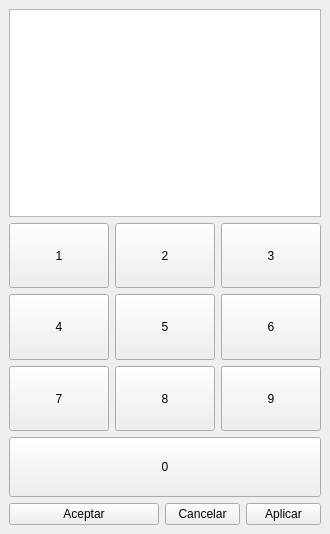
<?xml version="1.0" encoding="UTF-8"?>
<ui version="4.0">
 <class>MainWindow</class>
 <widget class="QMainWindow" name="MainWindow">
  <property name="geometry">
   <rect>
    <x>0</x>
    <y>0</y>
    <width>328</width>
    <height>534</height>
   </rect>
  </property>
  <property name="sizePolicy">
   <sizepolicy hsizetype="Preferred" vsizetype="Preferred">
    <horstretch>0</horstretch>
    <verstretch>0</verstretch>
   </sizepolicy>
  </property>
  <property name="windowTitle">
   <string>Ejemplo de formulario</string>
  </property>
  <widget class="QWidget" name="centralwidget">
   <layout class="QVBoxLayout" name="verticalLayout_2">
    <item>
     <widget class="QTextEdit" name="textEdit">
      <property name="minimumSize">
       <size>
        <width>0</width>
        <height>200</height>
       </size>
      </property>
     </widget>
    </item>
    <item>
     <layout class="QHBoxLayout" name="horizontalLayout">
      <item>
       <layout class="QVBoxLayout" name="verticalLayout_5">
        <item>
         <widget class="QPushButton" name="pushButton_13">
          <property name="sizePolicy">
           <sizepolicy hsizetype="Expanding" vsizetype="Expanding">
            <horstretch>0</horstretch>
            <verstretch>0</verstretch>
           </sizepolicy>
          </property>
          <property name="minimumSize">
           <size>
            <width>0</width>
            <height>60</height>
           </size>
          </property>
          <property name="text">
           <string>1</string>
          </property>
         </widget>
        </item>
        <item>
         <widget class="QPushButton" name="pushButton_11">
          <property name="sizePolicy">
           <sizepolicy hsizetype="Expanding" vsizetype="Expanding">
            <horstretch>0</horstretch>
            <verstretch>0</verstretch>
           </sizepolicy>
          </property>
          <property name="minimumSize">
           <size>
            <width>0</width>
            <height>60</height>
           </size>
          </property>
          <property name="text">
           <string>4</string>
          </property>
         </widget>
        </item>
        <item>
         <widget class="QPushButton" name="pushButton_12">
          <property name="sizePolicy">
           <sizepolicy hsizetype="Expanding" vsizetype="Expanding">
            <horstretch>0</horstretch>
            <verstretch>0</verstretch>
           </sizepolicy>
          </property>
          <property name="minimumSize">
           <size>
            <width>0</width>
            <height>60</height>
           </size>
          </property>
          <property name="text">
           <string>7</string>
          </property>
         </widget>
        </item>
       </layout>
      </item>
      <item>
       <layout class="QVBoxLayout" name="verticalLayout_4">
        <item>
         <widget class="QPushButton" name="pushButton_10">
          <property name="sizePolicy">
           <sizepolicy hsizetype="Expanding" vsizetype="Expanding">
            <horstretch>0</horstretch>
            <verstretch>0</verstretch>
           </sizepolicy>
          </property>
          <property name="minimumSize">
           <size>
            <width>0</width>
            <height>60</height>
           </size>
          </property>
          <property name="text">
           <string>2</string>
          </property>
         </widget>
        </item>
        <item>
         <widget class="QPushButton" name="pushButton_6">
          <property name="sizePolicy">
           <sizepolicy hsizetype="Expanding" vsizetype="Expanding">
            <horstretch>0</horstretch>
            <verstretch>0</verstretch>
           </sizepolicy>
          </property>
          <property name="minimumSize">
           <size>
            <width>0</width>
            <height>60</height>
           </size>
          </property>
          <property name="text">
           <string>5</string>
          </property>
         </widget>
        </item>
        <item>
         <widget class="QPushButton" name="pushButton_4">
          <property name="sizePolicy">
           <sizepolicy hsizetype="Expanding" vsizetype="Expanding">
            <horstretch>0</horstretch>
            <verstretch>0</verstretch>
           </sizepolicy>
          </property>
          <property name="minimumSize">
           <size>
            <width>0</width>
            <height>60</height>
           </size>
          </property>
          <property name="text">
           <string>8</string>
          </property>
         </widget>
        </item>
       </layout>
      </item>
      <item>
       <layout class="QVBoxLayout" name="verticalLayout_3">
        <item>
         <widget class="QPushButton" name="pushButton_3">
          <property name="sizePolicy">
           <sizepolicy hsizetype="Expanding" vsizetype="Expanding">
            <horstretch>0</horstretch>
            <verstretch>0</verstretch>
           </sizepolicy>
          </property>
          <property name="text">
           <string>3</string>
          </property>
         </widget>
        </item>
        <item>
         <widget class="QPushButton" name="pushButton">
          <property name="sizePolicy">
           <sizepolicy hsizetype="Expanding" vsizetype="Expanding">
            <horstretch>0</horstretch>
            <verstretch>0</verstretch>
           </sizepolicy>
          </property>
          <property name="text">
           <string>6</string>
          </property>
         </widget>
        </item>
        <item>
         <widget class="QPushButton" name="pushButton_2">
          <property name="sizePolicy">
           <sizepolicy hsizetype="Expanding" vsizetype="Expanding">
            <horstretch>0</horstretch>
            <verstretch>0</verstretch>
           </sizepolicy>
          </property>
          <property name="text">
           <string>9</string>
          </property>
         </widget>
        </item>
       </layout>
      </item>
     </layout>
    </item>
    <item>
     <layout class="QHBoxLayout" name="horizontalLayout_2">
      <item>
       <layout class="QVBoxLayout" name="verticalLayout_8"/>
      </item>
      <item>
       <layout class="QVBoxLayout" name="verticalLayout_7">
        <item>
         <widget class="QPushButton" name="pushButton_5">
          <property name="minimumSize">
           <size>
            <width>0</width>
            <height>60</height>
           </size>
          </property>
          <property name="text">
           <string>0</string>
          </property>
         </widget>
        </item>
       </layout>
      </item>
      <item>
       <layout class="QVBoxLayout" name="verticalLayout_6"/>
      </item>
     </layout>
    </item>
    <item>
     <layout class="QHBoxLayout" name="horizontalLayout_3">
      <item>
       <widget class="QPushButton" name="pushButton_8">
        <property name="sizePolicy">
         <sizepolicy hsizetype="Minimum" vsizetype="Minimum">
          <horstretch>0</horstretch>
          <verstretch>0</verstretch>
         </sizepolicy>
        </property>
        <property name="minimumSize">
         <size>
          <width>150</width>
          <height>0</height>
         </size>
        </property>
        <property name="maximumSize">
         <size>
          <width>16777215</width>
          <height>16777215</height>
         </size>
        </property>
        <property name="text">
         <string>Aceptar</string>
        </property>
       </widget>
      </item>
      <item>
       <widget class="QPushButton" name="pushButton_9">
        <property name="sizePolicy">
         <sizepolicy hsizetype="Minimum" vsizetype="Minimum">
          <horstretch>0</horstretch>
          <verstretch>0</verstretch>
         </sizepolicy>
        </property>
        <property name="minimumSize">
         <size>
          <width>75</width>
          <height>0</height>
         </size>
        </property>
        <property name="maximumSize">
         <size>
          <width>16777215</width>
          <height>16777215</height>
         </size>
        </property>
        <property name="text">
         <string>Cancelar</string>
        </property>
       </widget>
      </item>
      <item>
       <widget class="QPushButton" name="pushButton_7">
        <property name="sizePolicy">
         <sizepolicy hsizetype="Minimum" vsizetype="Minimum">
          <horstretch>0</horstretch>
          <verstretch>0</verstretch>
         </sizepolicy>
        </property>
        <property name="minimumSize">
         <size>
          <width>75</width>
          <height>0</height>
         </size>
        </property>
        <property name="maximumSize">
         <size>
          <width>16777215</width>
          <height>16777215</height>
         </size>
        </property>
        <property name="text">
         <string>Aplicar</string>
        </property>
       </widget>
      </item>
     </layout>
    </item>
   </layout>
  </widget>
 </widget>
 <resources/>
 <connections/>
 <slots>
  <slot>mostrar_mensaje()</slot>
 </slots>
</ui>
